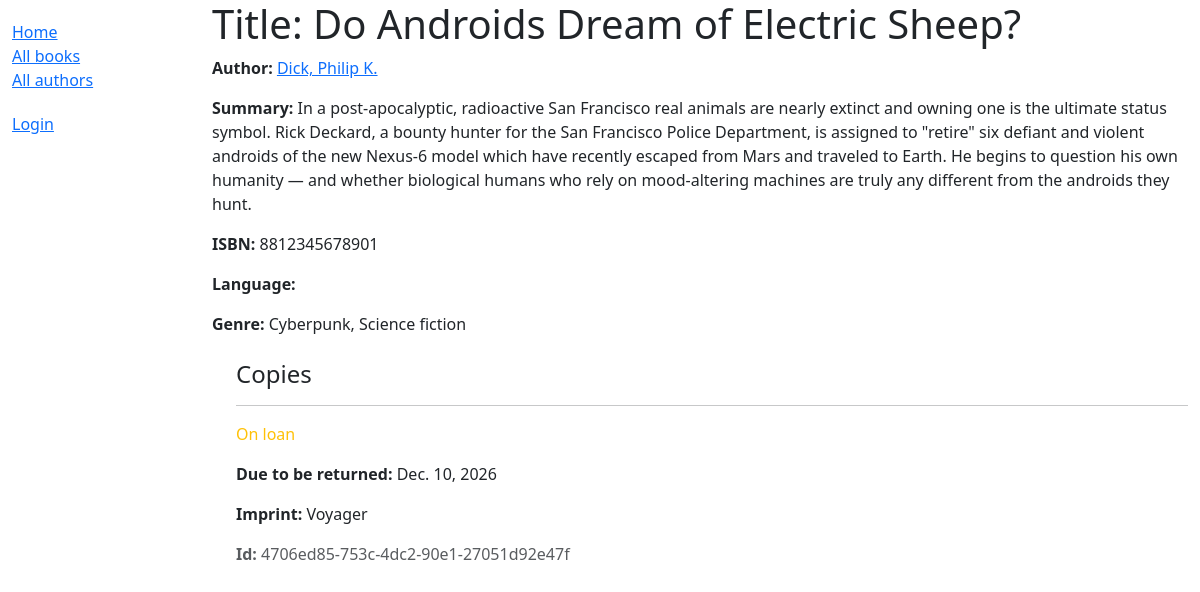
/catalog/book/3, run on an earlier commit of the app's database.
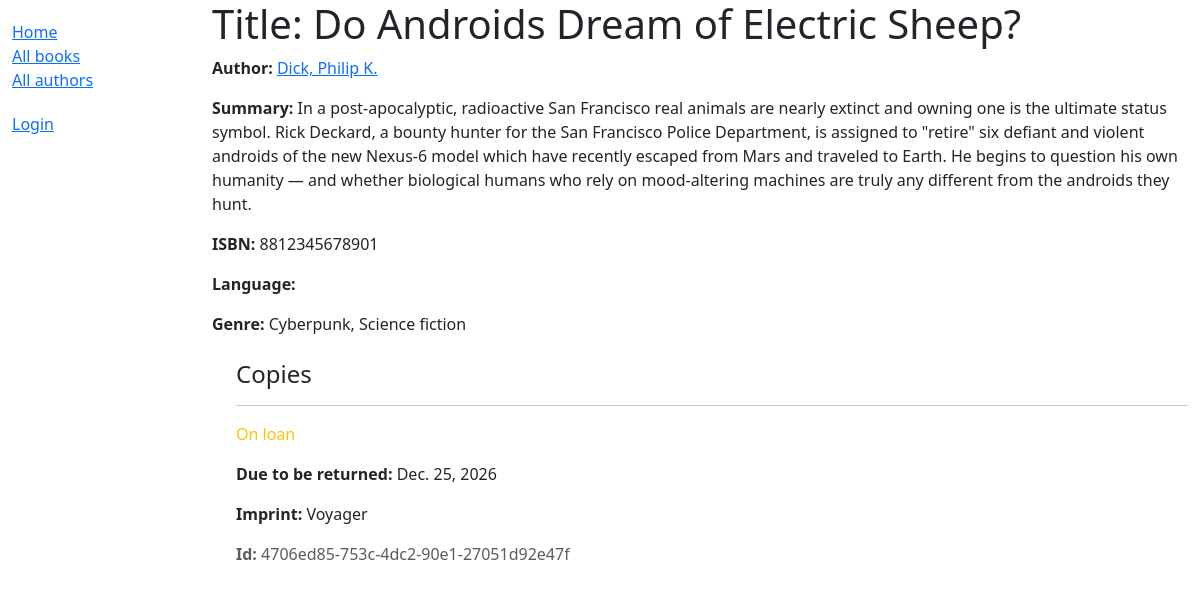
And on a later commit of the database.
### catalog/models.py (models this page shows, shortened)
class Book(models.Model):
    title = models.CharField(max_length=200)
    author = models.ForeignKey('Author', on_delete=models.RESTRICT, null=True)
    summary = models.TextField(
        max_length=1000, help_text='Enter a brief description of the book')
    isbn = models.CharField('ISBN', max_length=13, unique=True, help_text='13 Character <a href="https://www.isbn-international.org/content/what-isbn">ISBN number</a>')
    genre = models.ManyToManyField(
        Genre, help_text="Select a genre for this book")
    class Meta:
        ordering = ['title', 'author']
    def display_genre(self):
        """Create a string for the Genre. This is required to display genre in Admin."""
        return ', '.join(genre.name for genre in self.genre.all()[:3])
    display_genre.short_description = 'Genre'

class Author(models.Model):
    first_name = models.CharField(max_length=100)
    last_name = models.CharField(max_length=100)
    date_of_birth = models.DateField(null=True, blank=True)
    date_of_death = models.DateField('Died', null=True, blank=True)
    class Meta:
        ordering = ['last_name', 'first_name']
    def get_absolute_url(self):
        return reverse('author-detail', args=[str(self.id)])
    def __str__(self):
        return f'{self.last_name}, {self.first_name}'

class Genre(models.Model):
    name = models.CharField(
        max_length=200,
        unique=True,
        help_text='Enter a book genre (e.g. Science Fiction, French Poetry etc.)')
    def __str__(self):
        return self.name
    class Meta:
        ordering = ['name']
        constraints = [
            UniqueConstraint(
                Lower('name'),
                name='genre_name_case_insensitive_unique',
                violation_error_message='Genre with this name already exists. (case-insensitive match)'
            ),
        ]

class BookInstance(models.Model):
    id = models.UUIDField(primary_key=True, default=uuid.uuid4, help_text="Unique ID for this particular book across whole library")
    book = models.ForeignKey('Book', on_delete=models.RESTRICT, null=True)
    imprint = models.CharField(max_length=200)
    due_back = models.DateField(null=True, blank=True)
    borrower = models.ForeignKey(settings.AUTH_USER_MODEL, on_delete=models.SET_NULL, null=True, blank=True)
    class LoanStatus(models.TextChoices):
        MAINTENANCE = 'm', 'Maintenance'
        ON_LOAN = 'o', 'On loan'
        AVAILABLE = 'a', 'Available'
        RESERVED = 'r', 'Reserved'
    status = models.CharField(
        max_length=1,
        choices=LoanStatus,
        blank=True,
        default=LoanStatus.MAINTENANCE,
        help_text='Book availability'
    )
    class Meta:
        ordering = ['due_back']
        permissions = (("can_mark_returned", "Set book as returned"),)

### catalog/views.py (the view)
# urls.py: path('book/<int:pk>', views.BookDetailView.as_view(), name='book-detail'),
class BookDetailView(generic.DetailView):
    model = Book

### catalog/templates/catalog/book_detail.html
{% extends "base_generic.html" %}
{% block content %}
  <h1>Title: {{ book.title }}</h1>
  <p><strong>Author:</strong> <a href="{{ book.author.get_absolute_url }}">{{ book.author }}</a></p>
  <p><strong>Summary:</strong> {{ book.summary }}</p>
  <p><strong>ISBN:</strong> {{ book.isbn }}</p>
  <p><strong>Language:</strong> {{ book.language }}</p>
  <p><strong>Genre:</strong> {{ book.genre.all|join:", " }}</p>
  <div class="ms-4 mt-4">
    <h4>Copies</h4>
    {% for copy in book.bookinstance_set.all %}
      <hr />
      <p class="{% if copy.status == copy.LoanStatus.AVAILABLE %}text-success{% elif copy.status == copy.LoanStatus.MAINTENANCE %}text-danger{% else %}text-warning{% endif %}">
        {{ copy.get_status_display }}
      </p>
      {% if copy.status != copy.LoanStatus.AVAILABLE %}
        <p><strong>Due to be returned:</strong> {{ copy.due_back }}</p>
      {% endif %}
      <p><strong>Imprint:</strong> {{ copy.imprint }}</p>
      <p class="text-muted"><strong>Id:</strong> {{ copy.id }}</p>
    {% endfor %}
  </div>
{% endblock %}

### catalog/templates/base_generic.html (shortened to what this page needs)
<!doctype html>
<html lang="en">
  <head>
    <link href="https://cdn.jsdelivr.net/npm/bootstrap@5.3.8/dist/css/bootstrap.min.css"
      rel="stylesheet"
>
    {% load static %}
    <link rel="stylesheet" href="{% static 'css/styles.css' %}" />
  </head>
  <body>
	<div class="container-fluid">
		<div class="row">
			<div class="col-sm-2">
				{% block sidebar %}
					<ul class="sidebar-nav">
						<li><a href="{% url 'index' %}">Home</a></li>
						<li><a href="{% url 'books' %}">All books</a></li>
						<li><a href="{% url 'authors' %}">All authors</a></li>
					</ul>
					<ul class="sidebar-nav">
						{% if user.is_authenticated %}
							<li>User: {{ user.get_username }}</li>
							<li><a href="{% url 'my-borrowed' %}">My borrowed</a></li>
							{% if user.is_staff %}
							<hr>
							<ul class="sidebar-nav">
								<li>Staff</li>
								<li><a href="{% url 'all-borrowed' %}">All borrowed</a></li>
							</ul>
							{% endif %}
							<li>
								<form id="logout-form" method="post" action="{% url 'logout' %}">
									{% csrf_token %}
									<button type="submit" class="btn btn-link">Logout</button>
								</form>
							</li>
						{% else %}
							<li><a href="{% url 'login' %}?next={{ request.path }}">Login</a></li>
					   {% endif %}
					</ul>
				{% endblock %}
			</div>
			<div class="col-sm-10">
				{% block content %}{% endblock %}
			</div>
		</div>
	</div>
</body>
</html>

### catalog/static/css/styles.css (style rules this page uses)
.sidebar-nav { margin-top: 20px; padding: 0; list-style: none; }

What changed in the data, as far as the page shows it:
changed BookInstance "On loan": due_back "Dec. 10, 2026" → "Dec. 25, 2026"
